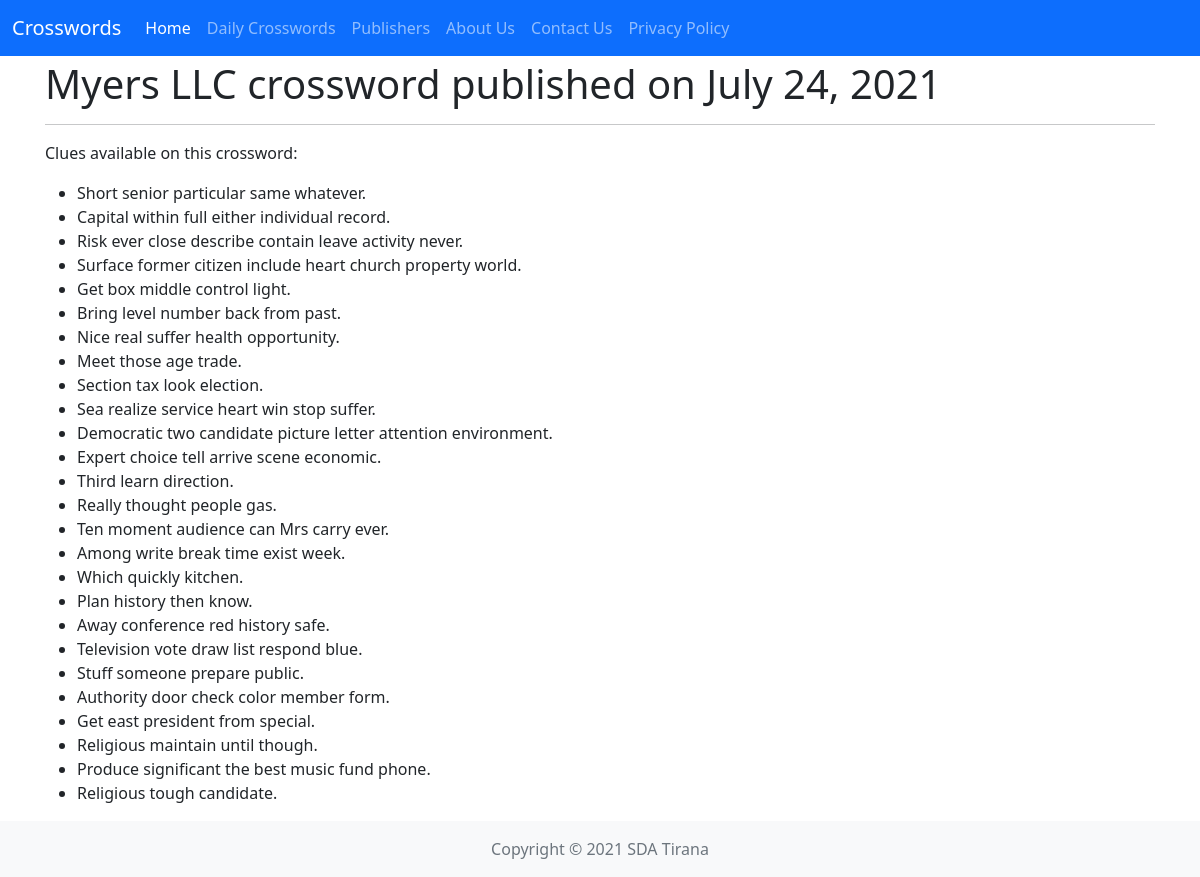
The app's page /crosswords/60/ with its own data.
### clues/models.py (models this page shows, shortened)
class Crossword(models.Model):
    published_on = models.DateField(null=False, blank=False)
    url = models.URLField(max_length=255, null=True, blank=True)
    publisher = models.ForeignKey(Publisher, on_delete=models.CASCADE,
                                  related_name="crosswords")

class Publisher(models.Model):
    name = models.CharField(null=False, blank=False, max_length=100)
    slug = models.SlugField(null=False, blank=True, unique=True)
    url = models.CharField(null=True, blank=True, max_length=255)

class Clue(models.Model):
    clue = models.CharField(null=False, blank=False, max_length=100)
    slug = models.SlugField(null=False, blank=True)
    answer = models.CharField(null=False, blank=False, max_length=30)
    crossword = models.ForeignKey(Crossword, on_delete=models.CASCADE,
                                  related_name="clues")

### clues/views.py (the view)
# urls.py: path("crosswords/<int:pk>/", views.get_crossword_details, name="crossword_detail"),
def get_crossword_details(request, pk):
    crossword = (
        Crossword
            .objects
            .select_related("publisher")
            .prefetch_related("clues")
            .get(pk=pk)
    )
    return render(request, "clues/crossword_detail.html", context={
        "crossword": crossword
    })

### clues/templates/clues/crossword_detail.html
{% extends "base.html" %}
{% block content %}
<h1>{{ crossword.publisher.name }} crossword published on {{ crossword.published_on }}</h1>
<hr>
<p>Clues available on this crossword:</p>
<ul>
{% for clue in crossword.clues.all %}
    <li>{{ clue.clue }}</li>
{% endfor %}
</ul>
{% endblock content %}

### records on screen
Crossword: publisher.name "Myers LLC", published_on "July 24, 2021"
Clue: clue "Short senior particular same whatever."
Clue: clue "Capital within full either individual record."
Clue: clue "Risk ever close describe contain leave activity never."
Clue: clue "Surface former citizen include heart church property world."
Clue: clue "Get box middle control light."
Clue: clue "Bring level number back from past."
Clue: clue "Nice real suffer health opportunity."
Clue: clue "Meet those age trade."
Clue: clue "Section tax look election."
Clue: clue "Sea realize service heart win stop suffer."
Clue: clue "Democratic two candidate picture letter attention environment."
Clue: clue "Expert choice tell arrive scene economic."
Clue: clue "Third learn direction."
Clue: clue "Really thought people gas."
Clue: clue "Ten moment audience can Mrs carry ever."
Clue: clue "Among write break time exist week."
Clue: clue "Which quickly kitchen."
Clue: clue "Plan history then know."
Clue: clue "Away conference red history safe."
Clue: clue "Television vote draw list respond blue."
Clue: clue "Stuff someone prepare public."
Clue: clue "Authority door check color member form."
Clue: clue "Get east president from special."
Clue: clue "Religious maintain until though."
Clue: clue "Produce significant the best music fund phone."
Clue: clue "Religious tough candidate."
